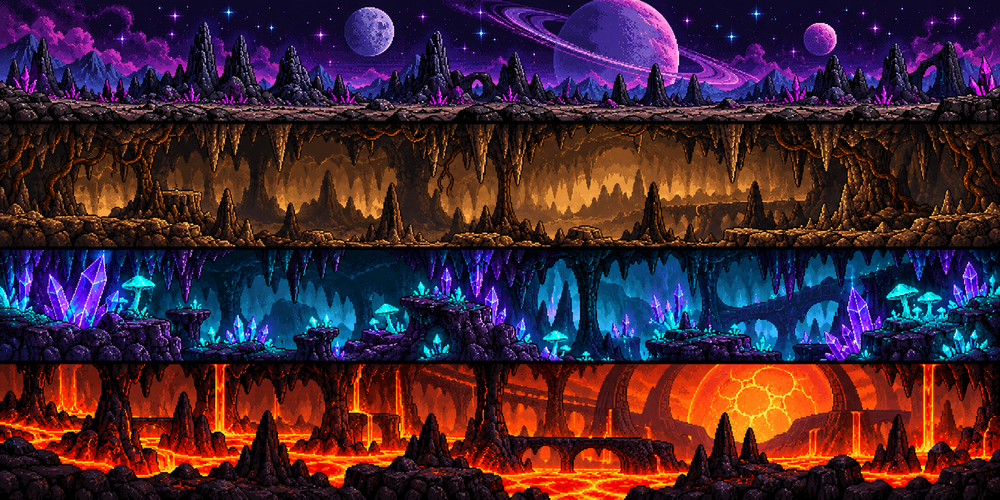
#> input picture art/backgrounds/alien_digger_10_backgrounds.png, 1000 x 500 px, shrunk from 1774 x 887 before the run
$ python slice_opaque.py
#> lines starting #> are read from the running program, lines starting #| are printed output that depends on the picture
"""
Slice the two opaque Alien Digger sheets that the alpha-based slicer skips.

  * the terrain tileset  -> individual tiles, cut on its dark grid gutters
  * the parallax sheet   -> the four background strips, cut on their black rules

Both are found the same way: scan for full-width (or full-height) runs of very
dark pixels and treat those runs as separators.

Usage:  python tools/slice_opaque.py
"""
import json
from pathlib import Path

from PIL import Image

ROOT = Path(__file__).resolve().parent.parent
ART = ROOT / "art"

DARK = 42           # a pixel this dark or darker counts as gutter
DARK_FRAC = 0.94    # fraction of a line that must be dark to be a separator


def dark_lines(img, axis):
    """Return a boolean per column (axis=0) or row (axis=1): is it a separator?"""
    px = img.convert("RGB").load()
    w, h = img.size
    if axis == 0:
        return [
            sum(1 for y in range(h) if max(px[x, y]) <= DARK) >= h * DARK_FRAC
            for x in range(w)
        ]
    return [
        sum(1 for x in range(w) if max(px[x, y]) <= DARK) >= w * DARK_FRAC
        for y in range(h)
    ]


def content_spans(flags, min_size):
    """Spans of consecutive non-separator lines."""
    spans, start = [], None
    for i, sep in enumerate(flags):
        if not sep and start is None:
            start = i
        elif sep and start is not None:
            if i - start >= min_size:
                spans.append((start, i - 1))
            start = None
    if start is not None and len(flags) - start >= min_size:
        spans.append((start, len(flags) - 1))
    return spans


def slice_tileset(path: Path, out_dir: Path):
    img = Image.open(path).convert("RGB")
    cols = content_spans(dark_lines(img, 0), 24)
    rows = content_spans(dark_lines(img, 1), 24)
    out_dir.mkdir(parents=True, exist_ok=True)
    frames = []
    for r, (y0, y1) in enumerate(rows):
        for c, (x0, x1) in enumerate(cols):
            name = f"tile_r{r}_c{c}.png"
            img.crop((x0, y0, x1 + 1, y1 + 1)).save(out_dir / name)
            frames.append({
                "name": f"tile_r{r}_c{c}", "row": r, "col": c,
                "file": f"sliced/{path.stem}/{name}",
                "rect": {"x": x0, "y": y0, "w": x1 - x0 + 1, "h": y1 - y0 + 1},
            })
    print(f"  {path.stem}: {len(rows)} rows x {len(cols)} cols -> {len(frames)} tiles")
    return frames


STRIP_NAMES = ["surface", "upper_caverns", "crystal_depths", "magma_core"]


def slice_strips(path: Path, out_dir: Path):
    img = Image.open(path).convert("RGB")
    w, _ = img.size
    rows = content_spans(dark_lines(img, 1), 60)
    out_dir.mkdir(parents=True, exist_ok=True)
    frames = []
    for i, (y0, y1) in enumerate(rows):
        label = STRIP_NAMES[i] if i < len(STRIP_NAMES) else f"strip{i}"
        name = f"bg_{label}.png"
        img.crop((0, y0, w, y1 + 1)).save(out_dir / name)
        frames.append({
            "name": f"bg_{label}", "layer": i,
            "file": f"sliced/{path.stem}/{name}",
            "rect": {"x": 0, "y": y0, "w": w, "h": y1 - y0 + 1},
        })
    print(f"  {path.stem}: {len(frames)} strips")
    return frames


def main():
    atlas_path = ART / "atlas.json"
    atlas = json.loads(atlas_path.read_text()) if atlas_path.exists() else {}

    jobs = [
        (ART / "tiles" / "alien_digger_03_terrain_tiles.png", slice_tileset),
        (ART / "backgrounds" / "alien_digger_10_backgrounds.png", slice_strips),
    ]
    print(f"Slicing {len(jobs)} opaque sheets...")
    for path, fn in jobs:
        if not path.exists():
            print(f"  missing: {path}")
            continue
        frames = fn(path, ART / "sliced" / path.stem)
        atlas[path.stem] = {
            "source": str(path.relative_to(ART)).replace("\\", "/"),
            "frames": frames,
        }
#> this loop made 2 passes
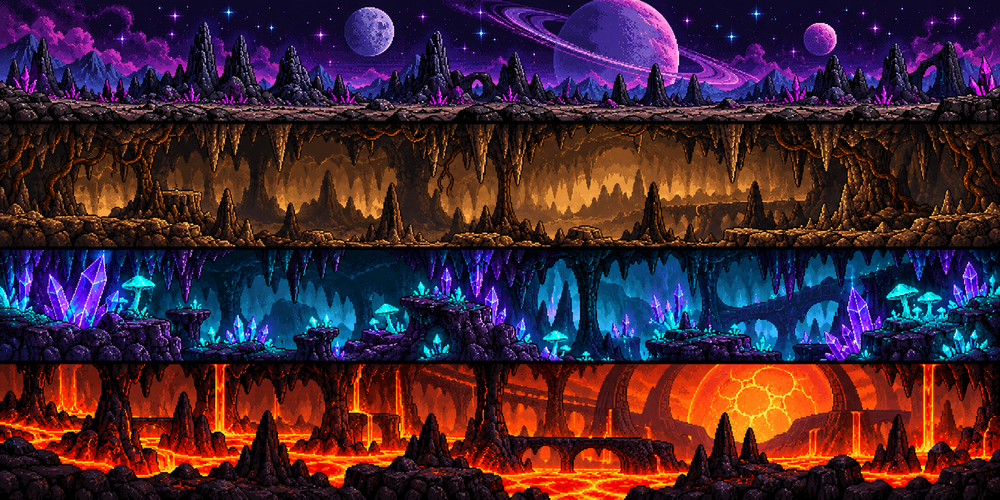
#> input picture art/backgrounds/alien_digger_10_backgrounds.png, 1000 x 500 px, shrunk from 1774 x 887 before the run
#> pass 2, in slice_strips, `img.crop((0, y0, w, y1 + 1)).save(out_dir / name)`:
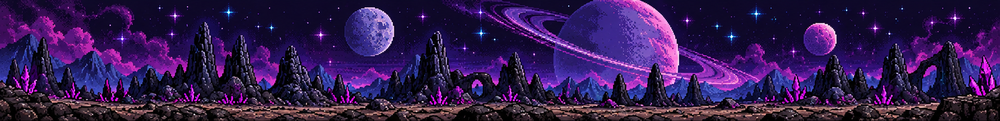
#> saved as bg_surface.png: PIL image 1000x121 RGB; mean R, G, B 51.4, 27.6, 80.3
#> pass 2, in slice_strips, `img.crop((0, y0, w, y1 + 1)).save(out_dir / name)`:
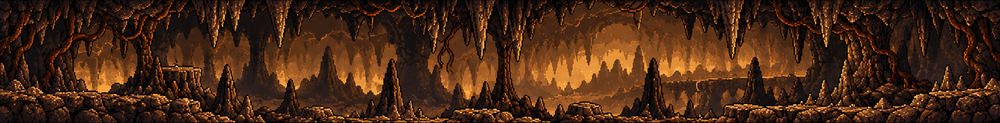
#> saved as bg_upper_caverns.png: PIL image 1000x123 RGB; mean R, G, B 72, 40.7, 20.4
#> pass 2, in slice_strips, `img.crop((0, y0, w, y1 + 1)).save(out_dir / name)`:
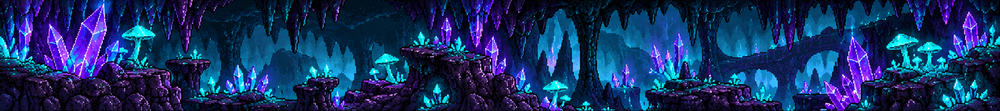
#> saved as bg_crystal_depths.png: PIL image 1000x111 RGB; mean R, G, B 21.3, 49.1, 98
#> pass 2, in slice_strips, `img.crop((0, y0, w, y1 + 1)).save(out_dir / name)`:
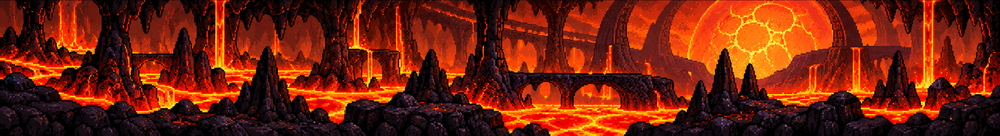
#> saved as bg_magma_core.png: PIL image 1000x136 RGB; mean R, G, B 113.8, 34.1, 11.8

    atlas_path.write_text(json.dumps(atlas, indent=2))
    total = sum(len(v["frames"]) for v in atlas.values())
    print(f"\nWrote {atlas_path.relative_to(ROOT)} -- {total} frames across {len(atlas)} sheets")


if __name__ == "__main__":
    main()
